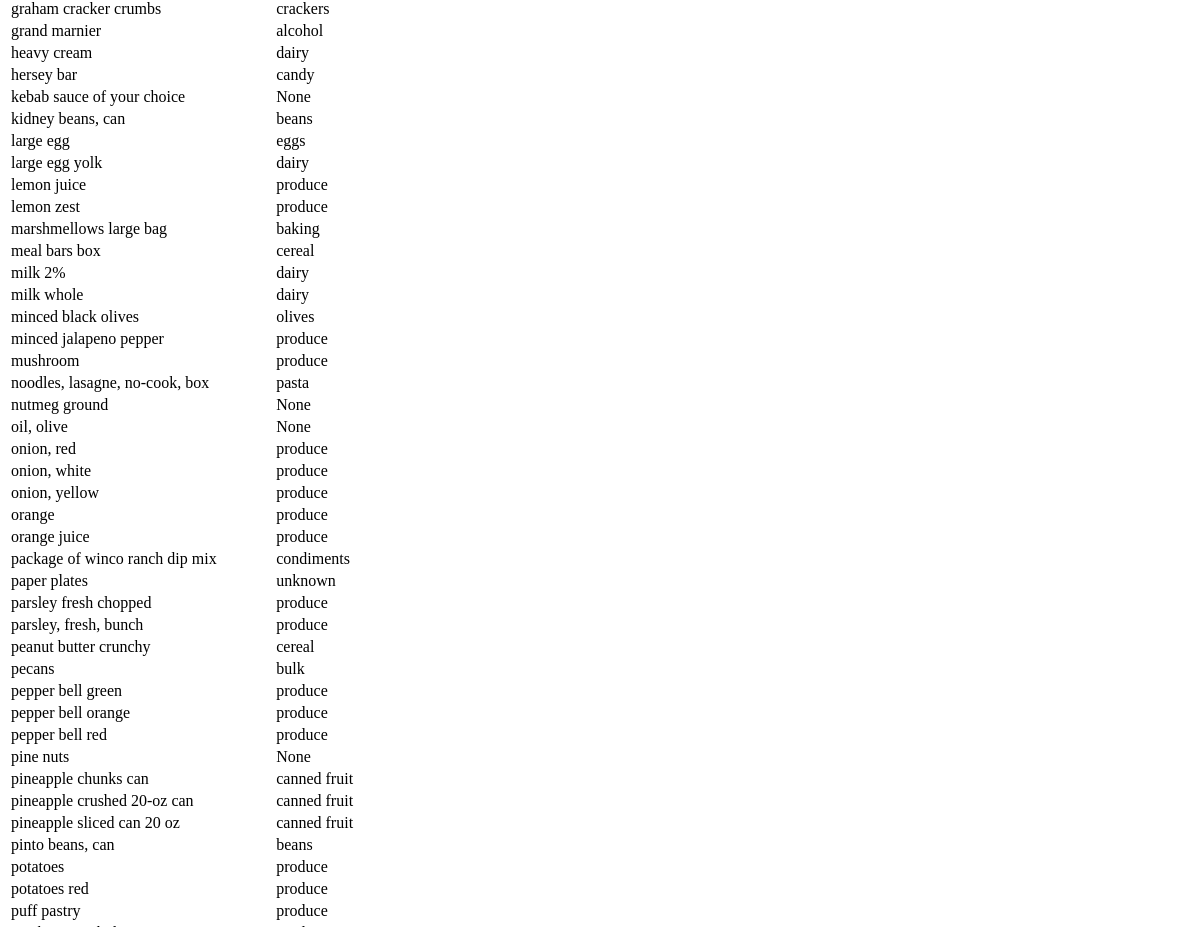
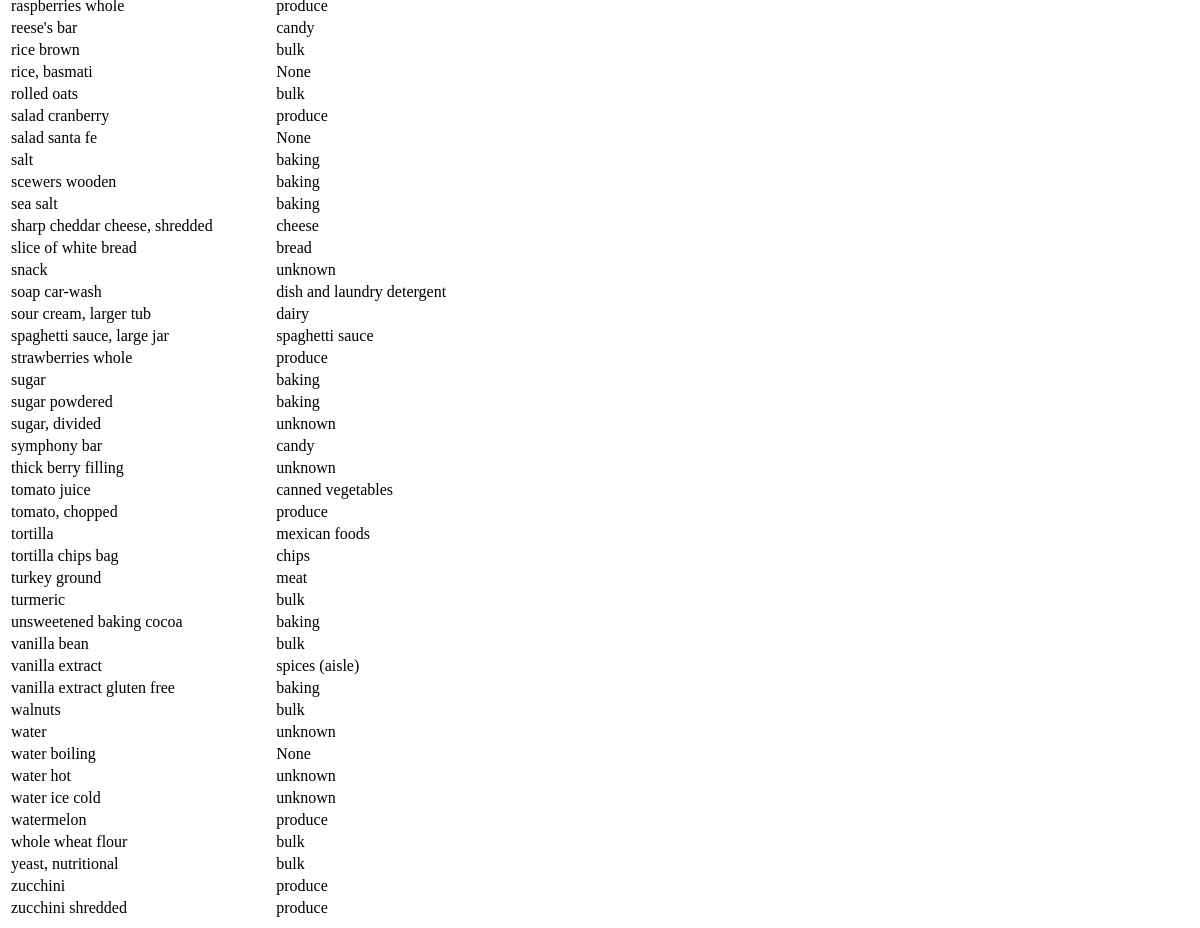
The page /kitchen/item/ (lower part) on the database as committed earlier (2 pictures, top to bottom).
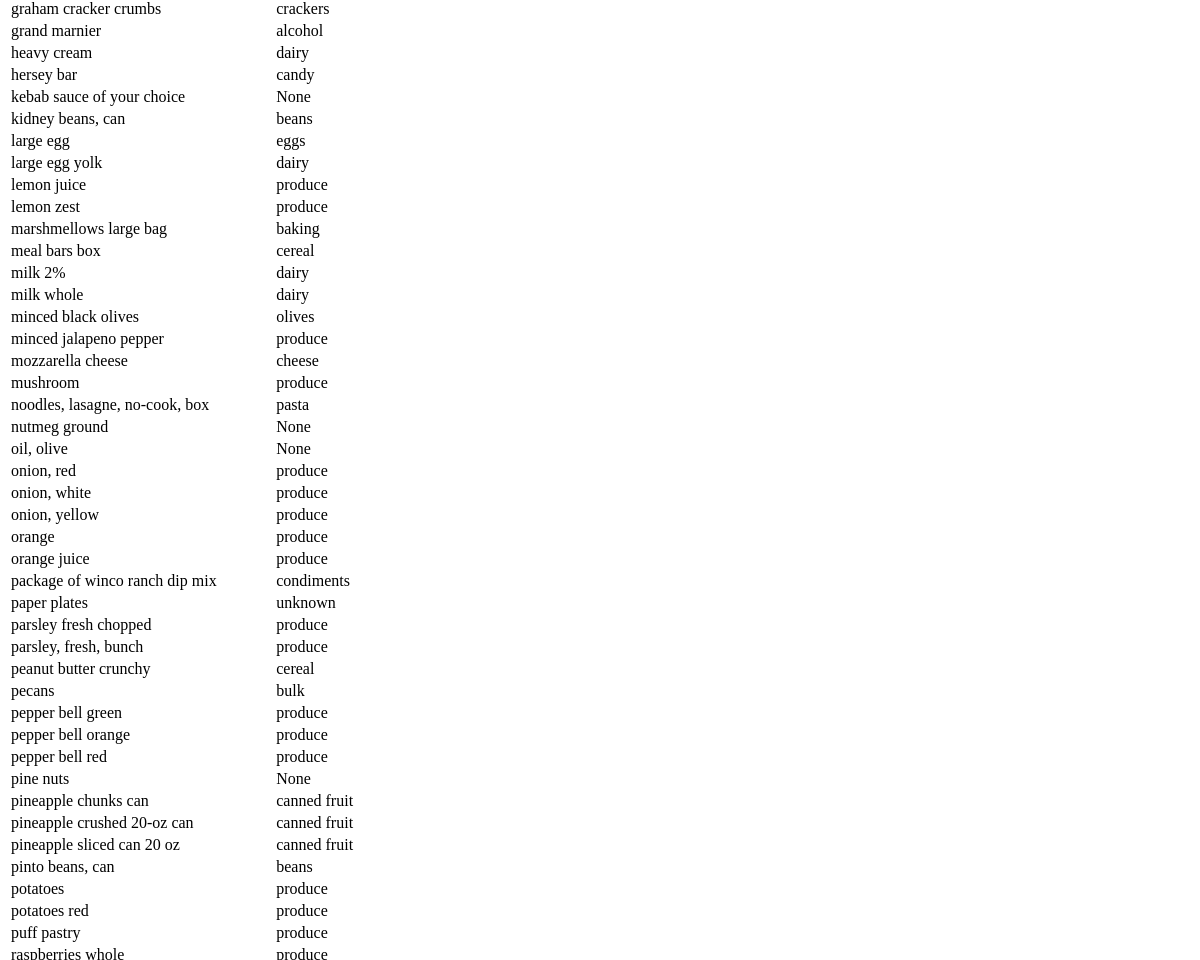
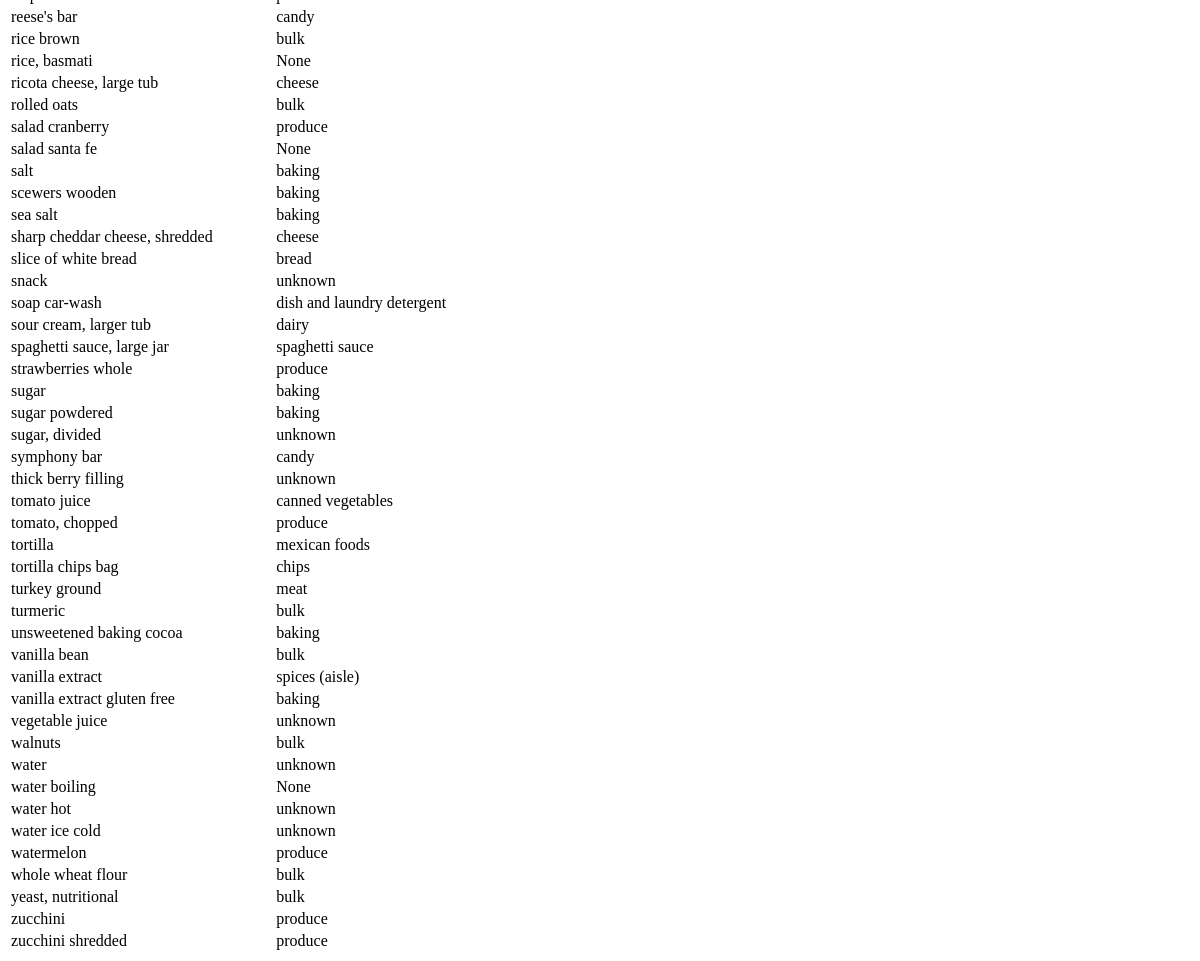
The same page on the database as committed later (2 pictures, top to bottom).
### kitchen/models.py (models this page shows, shortened)
class Item(models.Model):
    name = models.CharField(max_length=256)
    unit = models.ForeignKey(Unit, null=True)
    category = models.ForeignKey(Category, null=True)
    price  = models.FloatField(null=True)
    def get_category(self):
        c = self.category
        while True:
            lst_cr = CategoryRelation.objects.filter(child = c)
            if not lst_cr:
                return c
            else:
                c = lst_cr[0].parent
    class Meta:
        ordering = ('name',)

class Category(models.Model):
    name   = models.CharField(max_length=256)
    class Meta:
        ordering = ('name',)
    def __unicode__(self):
        return self.name

class CategoryRelation(models.Model):
    parent = models.ForeignKey(Category,related_name='+')
    child  = models.ForeignKey(Category,related_name='+')

### kitchen/views.py (the view)
# urls.py: url(r'item/$',                 views.ItemList.as_view()),
class ItemList(django.views.generic.ListView):
    def get_queryset(self):
        return Item.objects.all()

### kitchen/templates/kitchen/item_list.html (shortened to what this page needs)
{% block content %}
<table>
{% for item in object_list %}
	<tr>
		<td>{{ item.name }}</td>
		<td>{{ item.get_category }}</td>
	</tr>
{% endfor %}
</table>
{% endblock %}

Rows that differ between the two databases and show on the page:
added Item: name "mozzarella cheese", get_category "cheese"
added Item: name "ricota cheese, large tub", get_category "cheese"
added Item: name "vegetable juice", get_category "unknown"
